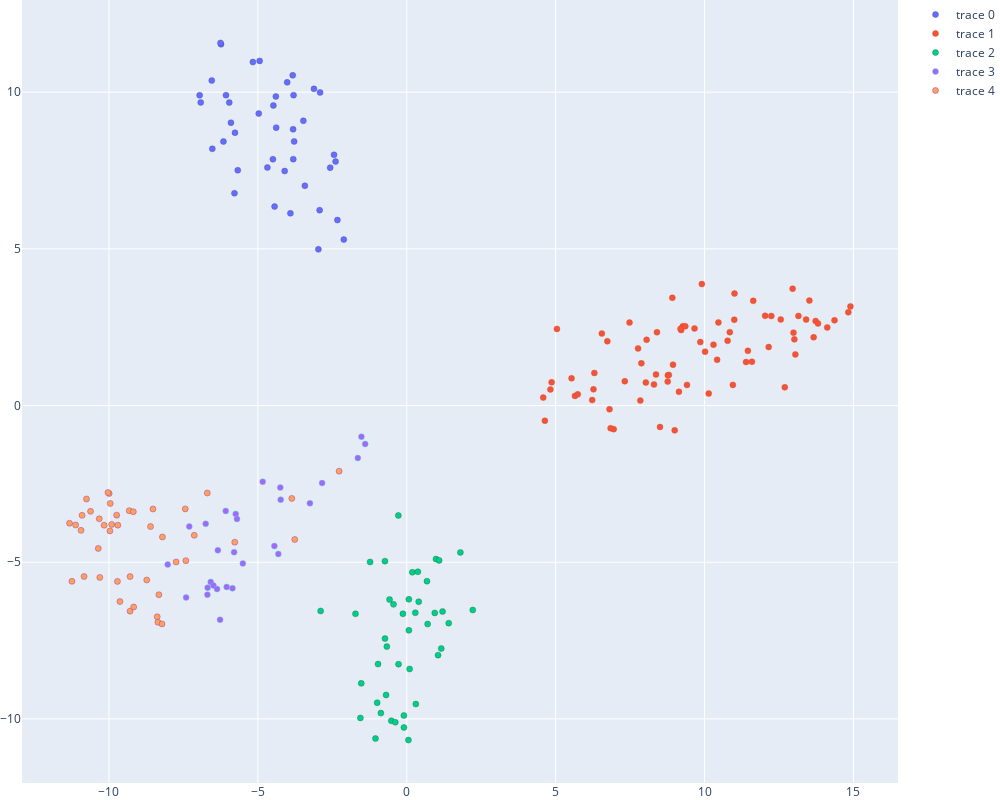

Source (notebook cell):
### Code cell
plot_optics_clustering(tsne_embeddings_3d_as_df, labels_3d)

### Figure 1 — Plotly figure (JSON) as saved in the notebook; plotly's stock layout.template omitted (floating-point values rounded to 4 significant figures)
{"data": [{"hoverinfo": "text", "marker": {"line": {"color": "rgb(72, 72, 183)", "width": 0.4}, "opacity": 1, "size": 6}, "mode": "markers", "text": ["LKW erfasst Fußgänger", "Nach Auffahrunfall im Krankenhaus", "Fußgänger schwer verletzt", "Zwei Verletzte durch Verkehrsunfall", "Fußgänger schwer verletzt", "Fußgänger von BVG-Bus erfasst und verstorben", "Radfahrer verunglückt", "Mutmaßlicher Dieb von Auto erfasst", "Verletzte Kradfahrerin", "Radfahrerin bei Unfall schwer verletzt", "Schwer verletzter Radfahrer nach Zusammenstoß mit Fußgänger", "Auto überschlug sich", "Autofahrerin bei Unfall schwer verletzt", "Fußgänger schwer verletzt", "Zwei schwerverletzte Radfahrer nach Verkehrsunfällen", "Fußgänger und Motorradfahrer schwer verletzt", "Beifahrer stirbt bei Verkehrsunfall", "Fußgängerin verstorben", "Nach Unfall verstorben", "Kind schwer verletzt", "Fußgängerin von Auto erfasst und schwer verletzt", "Kleintransporter erfasst Fußgängerin", "Wer fuhr den Fiat?", "Unfall mit mehreren Verletzten", "Kind bei Unfall schwer verletzt", "Bei Verkehrsunfall schwer verletzt", "Radfahrer gestürzt", "Zeugen zu einem Verkehrsunfall gesucht", "Fußgänger bei Unfällen schwer verletzt", "Radfahrer schwer verletzt", "Beifahrer bei Verkehrsunfall schwer verletzt", "Fußgänger schwer verletzt", "Autofahrerin bei Unfall schwer verletzt", "Passant bei Unfall schwer verletzt", "Verkehrsunfall mit schwerverletztem Radfahrer", "Mehrere Verkehrsunfälle", "Fünf Verletzte nach Unfall", "Flucht über Gehweg", "Radlerin bei Verkehrsunfall schwer verletzt", "Senior verletzt sich schwer", "Fußgänger bei Verkehrsunfällen schwer verletzt"], "type": "scatter", "x": [-6.238, -4.439, -5.167, -5.676, -4.942, -4.972, -6.53, -3.811, -3.829, -3.117, -6.549, -2.329, -2.926, -6.956, -4.48, -6.919, -3.423, -5.77, -4.385, -2.572, -4.016, -6.254, -2.968, -4.682, -3.817, -4.101, -3.473, -5.787, -2.39, -2.443, -4.495, -5.904, -3.907, -6.071, -3.802, -4.397, -3.782, -2.115, -2.911, -6.156, -5.961], "y": [11.53, 6.349, 10.96, 7.508, 11.0, 9.317, 8.194, 7.863, 10.54, 10.1, 10.37, 5.918, 6.235, 9.9, 9.575, 9.673, 7.013, 8.706, 8.868, 7.59, 10.31, 11.57, 4.984, 7.596, 8.815, 7.483, 9.087, 6.774, 7.785, 8.0, 7.858, 9.026, 6.134, 9.905, 9.905, 9.862, 8.428, 5.296, 9.991, 8.424, 9.667]}, {"hoverinfo": "text", "marker": {"line": {"color": "rgb(240, 66, 23)", "width": 0.4}, "opacity": 1, "size": 6}, "mode": "markers", "text": ["Scheinwerfer ausgebaut - Dieb festgenommen", "Haftbefehl vollstreckt", "Bundesweites Vereinsverbot – Polizei Berlin durchsucht an 18 Orten", "Lauben fingen Feuer", "Provokation, Beleidigung und Sachbeschädigung", "Nach Geschlecht gefragt und geschlagen", "Vier festgenommene angebliche Polizisten erhielten Haftbefehl –", "Seniorin fällt nicht auf Enkeltrick herein", "Vermisster Senior aufgefunden", "Einige Fahrgäste zu viel", "Ermittlungserfolg: Drogen und Bargeld sichergestellt", "Schlag gegen mutmaßliche Schleuserbande", "Schussabgaben von Balkon", "Wohnungseinbrecher überrascht", "Lokalkontrollen", "Taschendiebinnen festgenommen", "Rund eine Tonne Feuerwerk in Keller gelagert", "Fahrrad unterschlagen – vorläufige Festnahme", "Das Team der Polizeipressestelle stellt sich vor", "Sechs Taschendiebe festgenommen", "Einsatz im Hotel", "Verbundeinsatz im Rahmen der stadtweiten Bekämpfung krimineller Strukturen", "Tötungsdelikt in Hostel – Tatverdächtige ermittelt und in Haft", "Gepöbelt, gespuckt und Hitlergruß gezeigt", "Spielstätten kontrolliert", "Überfall auf Geldtransporter", "Aktionen einer politischen Bewegung", "Vermisster Junge tot aufgefunden", "Ermittlungen wegen schweren Betruges im Zusammenhang mit hochwertigen Kunstwerken", "Europaweit gemeinsam gegen Schnellfahrer – Bilanz der Polizei Berlin zum „1.Europaweiten Blitzmarathon“", "Die Polizei warnt vor Anrufen mit scheinbaren Behördenrufnummern", "Taschendiebe unterwegs", "Räuberischer Diebstahl C&A Turmstraße", "Walpurgisnacht - Demonstrationen und Feiern nahezu störungsfrei", "Handel mit Betäubungsmitteln – Pärchen festgenommen", "Spielstätten kontrolliert", "Eingebrochen in Wohnung", "Einschulung 2017 - Bilanz der polizeilichen Verkehrskontrollen zur Schulwegüberwachung", "Einbruch in Möbelfirma – Polizei sucht Zeugen", "Absturz einer sogenannten Drohne", "Waschbären erlöst", "Gasexplosion in Wohnung", "Festnahmen wegen Hehlereiverdachts", "Online-Bewerbungsportal der Polizei Berlin ab 1. Dezember geöffnet", "Bande erbeutete Handys aus Geschäften – Drei Täter dingfest gemacht", "Gedenktafel gestohlen", "Kleberollenhalter wirksam bei Überfall", "Passantin mit Glasflasche geschlagen - Festnahme", "Geflüchteter mutmaßlicher Autohehler stellte sich der Polizei", "Säugling ausgesetzt – Zeugen gesucht", "Toter in Laubenkolonie", "Zeugen zu antisemitischen Schriftzügen gesucht", "Chemikalien illegal entsorgt", "Beginn der Fahrradsaison - Aktionen der Polizei Berlin und neues Online-Angebot", "Nach Obduktion – Anhaltspunkte eines Tötungsdeliktes", "„Aus Spaß“ vom Balkon geschossen – alarmiertes SEK fand es nicht lustig", "Einbrüche in Grunewald", "Versandhandel mit synthetischen Drogen – Durchsuchungen und Festnahme", "Nach Fahrraddiebstahl festgenommen – Lager ausgehoben", "Nach Einbruch in Tabakgroßlager – Polizei nimmt Einbrecherbande fest", "Mit 143 km/h auf der Stadtautobahn unterwegs", "Volksverhetzung auf Klettergerüst", "Stadtautobahn mit Formel-1-Strecke verwechselt", "Fanmeile zur Fußballweltmeisterschaft 2018 mit Public Viewing - Sperrmaßnahmen und Hinweise der Polizei Berlin rund um den Festbereich im Tiergarten", "Vorläufige Festnahme zweier mutmaßlicher Kabeldiebe", "Verbundeinsatz im Rahmen der stadtweiten Bekämpfung krimineller Strukturen", "Bombenfund zur Mittagszeit", "Borstiger Fund", "Informationsveranstaltung über mögliche gesundheitliche Risiken beim Schießtraining", "Berauscht und ohne Fahrerlaubnis", "Freiwillige Feuerwehr bestohlen", "SEK-Einsatz nach Drohungen", "Bekämpfung der Clankriminalität - Lokal- und Verkehrskontrollen in Neukölln und Kreuzberg", "Vermummt am Geldautomaten - Festnahme", "Toter im Park – 1. Mordkommission bittet um Mithilfe - 5000 Euro Belohnung"], "type": "scatter", "x": [6.809, 10.95, 9.41, 9.857, 4.582, 8.504, 6.299, 9.14, 13.05, 11.63, 8.369, 12.99, 6.735, 5.647, 12.56, 6.949, 10.02, 4.864, 14.36, 6.845, 5.534, 10.85, 11.45, 6.227, 13.15, 7.879, 10.77, 8.402, 8.762, 13.41, 14.9, 11.0, 6.551, 12.24, 10.42, 12.03, 7.481, 13.73, 8.769, 10.14, 13.52, 8.997, 7.321, 11.01, 8.801, 7.767, 8.302, 5.742, 7.844, 12.15, 12.69, 10.3, 10.47, 13.81, 9.662, 8.054, 11.39, 11.59, 4.823, 8.028, 8.918, 9.908, 12.96, 14.12, 4.637, 9.215, 13.02, 13.66, 14.83, 5.043, 9.267, 6.271, 9.354, 8.939, 9.194], "y": [-0.1191, 0.659, 0.659, 2.025, 0.253, -0.6839, 1.04, 0.4396, 1.632, 3.341, 0.9906, 2.326, 2.051, 0.3077, 2.745, -0.7525, 1.719, 0.7402, 2.719, -0.7237, 0.8674, 2.342, 1.745, 0.1738, 2.861, 1.349, 2.067, 2.339, 0.7636, 2.743, 3.164, 2.738, 2.297, 2.856, 1.459, 2.863, 2.646, 2.696, 0.9656, 0.3819, 3.348, -0.7919, 0.7759, 3.573, 0.9778, 1.824, 0.6729, 0.3569, 0.1574, 1.866, 0.5805, 1.944, 2.653, 2.621, 2.459, 2.099, 1.387, 1.397, 0.5135, 0.7322, 3.438, 3.875, 3.73, 2.493, -0.485, 2.408, 2.112, 2.178, 2.976, 2.443, 2.527, 0.5166, 2.528, 1.305, 2.447]}, {"hoverinfo": "text", "marker": {"line": {"color": "rgb(22, 122, 19)", "width": 0.4}, "opacity": 1, "size": 6}, "mode": "markers", "text": ["Tankstellenüberfall", "Vier mutmaßliche Räuber nach Überfall auf Supermarkt festgenommen", "Spätkauf überfallen", "Solarium überfallen", "Zwei Männer überfallen", "Maskierte überfallen Tankstelle", "Raub auf Supermarkt", "Geschäft überfallen", "Spielhallenüberfall Stuttgarter Platz", "Überfall am Geldautomaten", "Supermarkt überfallen", "Tankstelle überfallen", "Räuber stoppt Verfolger mit Pfefferspray", "Zeitungsladen überfallen", "Bewaffneter Gast", "Discounter überfallen", "Wettbüro überfallen", "Mit Messer bewaffnet in Spätkauf", "Kiosk überfallen", "Schwerer Raub in Supermarkt", "Räuber flüchtet mit Beute", "Zwei Räuber festgenommen – Serie aufgeklärt", "Raubserie aufgeklärt - Tatverdächtiger durch Spezialeinsatzkräfte des Landeskriminalamtes festgenommen", "Erotikshop überfallen – Festnahme", "Raub im Hotel in Buckow", "Lokal überfallen", "Raub in Spielhalle", "Busfahrer mit Schusswaffe überfallen", "Trio raubt Geld und Zigaretten", "Geschäft überfallen", "Taxifahrer überfallen", "Räuber kam nicht weit", "Räuber in die Flucht geschlagen", "Apotheke überfallen", "Raub in Tankstelle", "Tankstelle beraubt", "Rabiate Räuber", "Maskierter Räuber", "Diebstahl bemerkt", "Nach Überfall auf Tankstelle – Polizei sucht Täter mit Bild", "Nach Raub festgenommen – Mopedfahrer verfolgt Tatverdächtigen", "Geldbörse zurück erbeutet"], "type": "scatter", "x": [-0.6947, -0.7338, -0.5182, -0.2771, 0.1862, -0.09707, -1.558, -1.722, 1.202, 0.4009, -0.9643, 0.0555, 0.07112, -2.893, 1.409, -0.7318, -0.6695, -1.051, 0.9405, -0.4447, -0.9941, 1.8, 0.2866, 0.3732, 0.07005, -0.8705, 0.7003, 0.9808, -0.1302, -0.3856, 0.6786, -0.5778, -1.529, 0.09533, 1.051, -0.09609, 2.216, 1.158, -1.232, 0.3042, 1.086, -0.2831], "y": [-9.237, -4.966, -10.06, -8.253, -5.32, -9.891, -9.969, -6.646, -6.573, -6.261, -8.249, -10.68, -7.172, -6.554, -6.944, -7.437, -7.692, -10.63, -6.617, -6.343, -9.483, -4.686, -6.612, -5.303, -6.183, -9.814, -6.973, -4.899, -6.646, -10.11, -5.606, -6.192, -8.865, -8.406, -7.965, -10.27, -6.525, -7.756, -4.991, -9.525, -4.941, -3.508]}, {"hoverinfo": "text", "marker": {"line": {"color": "rgb(38, 235, 215)", "width": 0.4}, "opacity": 1, "size": 6}, "mode": "markers", "text": ["Mit Messer verletzt", "Jugendlicher durch Messerstich verletzt", "Mann bei Auseinandersetzung verletzt", "Gefährliche Körperverletzung – Gesuchte stellen sich", "Polizisten bei Streit zwischen zwei Männern verletzt", "Homosexuelles Paar beleidigt und geschlagen", "Durch Stich schwer verletzt", "Homophob beleidigt", "Bei Streit zugestochen", "Frau verletzt Angreifer mit Messer", "Stationäre Behandlung nach Angriff", "Vor Supermarkt beleidigt", "Auseinandersetzung in Friedrichshain", "Im Streit zugestochen", "Festnahme nach Auseinandersetzung", "Bus mit Steinen und Flaschen beworfen", "Nach Streit mit Reizgas besprüht", "Auseinandersetzung mit Messer", "Durch Stich verletzt", "Tatverdächtiger nach gefährlicher Körperverletzung am Alexanderplatz festgenommen", "Schwere Kopfverletzungen nach Streit", "Auf offener Straße angegriffen – Mordkommission ermittelt", "Auseinandersetzung vor Shisha-Bar", "Bei Auseinandersetzung mit Messer verletzt", "Messerstich nach Streit", "Schlägerei zwischen mehreren Personen", "Schwere Kopfverletzungen bei Auseinandersetzung", "Nach fremdenfeindlicher Beleidigung festgenommen"], "type": "scatter", "x": [-7.41, -6.688, -5.744, -4.445, -4.248, -2.844, -6.752, -1.523, -4.838, -7.304, -4.313, -1.396, -6.584, -6.079, -6.695, -6.27, -3.253, -6.048, -5.853, -6.492, -5.798, -8.028, -5.702, -6.344, -6.371, -5.505, -4.234, -1.644], "y": [-6.127, -5.811, -3.462, -4.485, -2.618, -2.474, -3.775, -0.9924, -2.431, -3.858, -4.736, -1.228, -5.63, -3.362, -6.035, -6.835, -3.12, -5.787, -5.831, -5.744, -4.678, -5.074, -3.618, -4.619, -5.857, -5.037, -3.003, -1.675]}, {"hoverinfo": "text", "marker": {"line": {"color": "rgb(144, 35, 171)", "width": 0.4}, "opacity": 1, "size": 6}, "mode": "markers", "text": ["Polizeifahrzeug angezündet", "Brand in Wäscherei", "Möbeltransporter angezündet", "Feuer in Wohnung", "Auto brannte", "Brennender Pkw", "Brandstiftung in Keller", "Brand eines Radladers", "Brennender Elektroroller", "Brand in Wohnung", "Pkw in Brand gesetzt", "Auto in Brand gesetzt", "Ein Lkw und drei Pkw durch Feuer zerstört", "Zwei Brände innerhalb kurzer Zeit", "Schwere Brandstiftung an Polizeigebäude", "Feuer an Lkw", "Gedenktafel für getöteten Polizisten beschädigt", "Mutmaßliche Autoknacker festgenommen", "Auto angezündet", "Brennende Fahrzeuge", "Wagen in Brand gesetzt", "Keller brannten", "Brennender Pkw", "Brand im S-Bahnwaggon", "Beim Graffitisprayen ertappt", "Feuer im Treppenhaus", "Von Bekanntem mit Messer attackiert", "Wohnungsbrand", "Mann nach Fenstersturz verstorben", "Auto in Brand gesetzt", "Fahrzeuge in Flammen - Brandkommissariat ermittelt", "Auto geriet in Brand", "Brennende Fahrzeuge", "Festnahme nach Diebstahl, Betrug und Widerstand", "VW-Caddy in Brand", "Brennender Pkw", "Baumaterial in Brand gesetzt", "Auto angezündet", "Passant bemerkt brennendes Auto", "Feuer an altem Feuerwehrauto gelöscht", "Kleinwagen angezündet", "Auto brannte", "Scheiben beschädigt"], "type": "scatter", "x": [-10.31, -7.418, -10.84, -9.321, -7.137, -9.632, -8.606, -8.381, -8.357, -8.524, -10.9, -10.62, -11.32, -10.33, -8.325, -10.94, -8.22, -3.762, -9.958, -9.292, -11.12, -8.206, -10.36, -7.746, -2.272, -9.994, -5.776, -7.439, -6.699, -10.76, -9.969, -10.03, -9.741, -3.861, -8.732, -9.183, -9.293, -10.16, -9.91, -9.171, -9.716, -9.703, -11.24], "y": [-5.483, -4.949, -5.455, -3.354, -4.141, -6.255, -3.861, -6.741, -6.917, -3.302, -3.505, -3.377, -3.756, -3.613, -6.037, -3.983, -6.967, -4.274, -3.124, -5.458, -3.812, -4.194, -4.559, -4.993, -2.094, -2.809, -4.36, -3.298, -2.792, -2.983, -3.999, -2.773, -3.498, -2.963, -5.567, -3.387, -6.561, -3.818, -3.793, -6.429, -5.611, -3.817, -5.608]}], "layout": {"height": 800, "margin": {"b": 0, "l": 0, "r": 0, "t": 0}, "width": 1000, "xaxis": {"zeroline": false}, "yaxis": {"zeroline": false}}}
